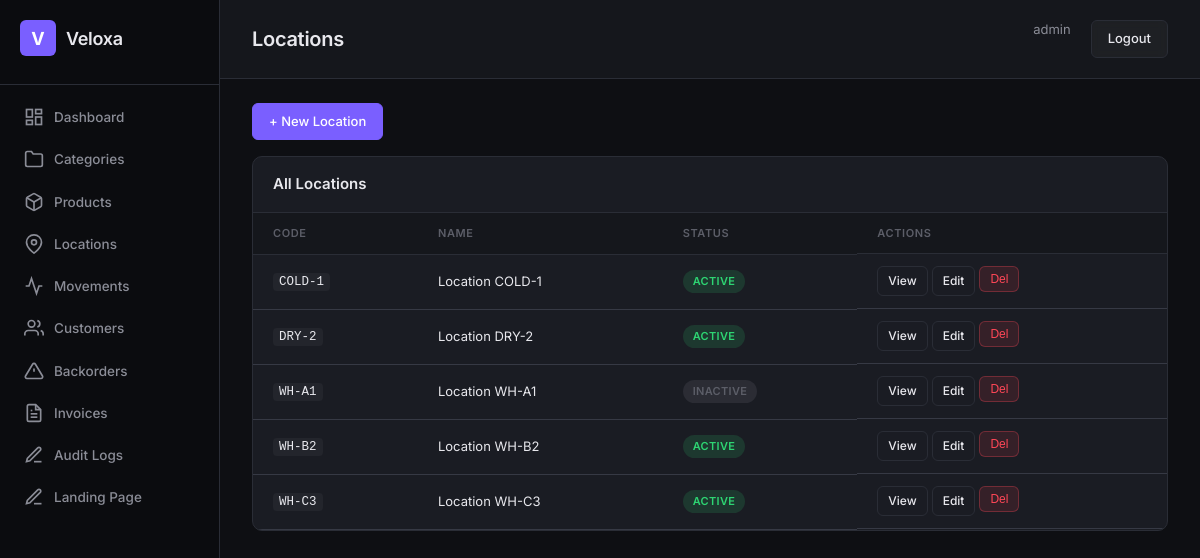
/locations/ (signed in), run on the app's committed database.
### apps/accounts/models.py (models this page shows, shortened)
class User(AbstractUser):
    objects = TenantAwareUserManager()
    ROLE_CHOICES = [
        ("super_admin", "Super Admin"),
        ("warehouse_manager", "Warehouse Manager"),
        ("auditor", "Auditor"),
        ("viewer", "Read-Only Viewer"),
    ]
    role = models.CharField(max_length=32, choices=ROLE_CHOICES, default="viewer")
    phone = models.CharField(max_length=20, blank=True)
    tenant = models.ForeignKey(
        "tenants.Tenant", on_delete=models.CASCADE,
        null=True, blank=True, related_name="users",
    )
    class Meta:
        db_table = "accounts_user"
        verbose_name = "User"
        verbose_name_plural = "Users"

### apps/warehouse/models/location.py (models this page shows, shortened)
class Location(models.Model):
    code = models.CharField(max_length=16, unique=True, db_index=True)
    name = models.CharField(max_length=255)
    is_active = models.BooleanField(default=True)
    tenant = models.ForeignKey(
        "tenants.Tenant", on_delete=models.CASCADE,
        null=True, blank=True, related_name="%(class)s_set",
    )
    objects = TenantAwareManager()
    class Meta:
        db_table = "warehouse_location"
        ordering = ["code"]

### config/views.py (the view)
# urls.py: path("locations/", views.location_list, name="location-list"),
@login_required
def location_list(request):
    return render(request, "locations.html", {"locations": Location.objects.all()})

### apps/accounts/models.py (called while the page is built)
    def get_queryset(self):
        from apps.tenants.utils import get_current_tenant_id
        qs = super().get_queryset()
        tenant_id = get_current_tenant_id()
        if tenant_id is not None:
            return qs.filter(tenant_id=tenant_id)
        return qs

### apps/tenants/managers.py (called while the page is built)
    def get_queryset(self):
        qs = super().get_queryset()
        tenant_id = get_current_tenant_id()
        if tenant_id is not None:
            return qs.filter(tenant_id=tenant_id)
        return qs

### apps/tenants/utils.py (called while the page is built)
def set_current_tenant(tenant):
    _thread_local.tenant = tenant

def get_current_tenant():
    return getattr(_thread_local, "tenant", None)

def get_current_tenant_id():
    tenant = get_current_tenant()
    return tenant.id if tenant else None

### templates/locations.html
{% extends 'base.html' %}{% block title %}Locations — Veloxa Warehouse{% endblock %}{% block page_title %}Locations{% endblock %}{% block active %}locations{% endblock %}
{% block content %}
<div style="margin-bottom:16px"><a href="{% url 'location-create' %}" class="btn btn-primary">+ New Location</a></div>
<div class="card"><div class="card-header"><h2>All Locations</h2></div><div class="card-body">
<table class="table"><thead><tr><th>Code</th><th>Name</th><th>Status</th><th class="actions-cell">Actions</th></tr></thead>
<tbody>{% for location in locations %}<tr><td><code>{{ location.code }}</code></td><td>{{ location.name }}</td><td>{% if location.is_active %}<span class="badge badge-success">Active</span>{% else %}<span class="badge badge-muted">Inactive</span>{% endif %}</td><td class="actions-cell"><a href="{% url 'location-detail' pk=location.pk %}" class="btn btn-sm">View</a><a href="{% url 'location-update' pk=location.pk %}" class="btn btn-sm">Edit</a><form method="post" action="{% url 'location-delete' pk=location.pk %}">{% csrf_token %}<button class="btn btn-sm btn-danger">Del</button></form></td></tr>{% empty %}<tr><td colspan="4" class="empty">No locations.</td></tr>{% endfor %}</tbody></table></div></div>
{% endblock %}

### templates/base.html (shortened to what this page needs)
{% load static %}
<!DOCTYPE html>
<html lang="en">
<head>
  <link rel="stylesheet" href="{% static 'css/style.css' %}">
</head>
<body>
  <div class="layout">
    <aside class="sidebar">
      <div class="sidebar-brand">
        <div class="brand-icon">V</div>
        <span class="brand-text">Veloxa</span>
      </div>
      <nav class="sidebar-nav">
        <a href="{% url 'dashboard' %}" class="nav-item {% if active == 'dashboard' %}active{% endif %}">
          <svg width="20" height="20" viewBox="0 0 24 24" fill="none" stroke="currentColor" stroke-width="2"><rect x="3" y="3" width="7" height="9"/><rect x="14" y="3" width="7" height="5"/><rect x="14" y="12" width="7" height="9"/><rect x="3" y="16" width="7" height="5"/></svg>
          Dashboard
        </a>
        <a href="{% url 'category-list' %}" class="nav-item {% if active == 'categories' %}active{% endif %}">
          <svg width="20" height="20" viewBox="0 0 24 24" fill="none" stroke="currentColor" stroke-width="2"><path d="M22 19a2 2 0 0 1-2 2H4a2 2 0 0 1-2-2V5a2 2 0 0 1 2-2h5l2 3h9a2 2 0 0 1 2 2z"/></svg>
          Categories
        </a>
        <a href="{% url 'product-list' %}" class="nav-item {% if active == 'products' %}active{% endif %}">
          Products
        </a>
        <a href="{% url 'location-list' %}" class="nav-item {% if active == 'locations' %}active{% endif %}">
          <svg width="20" height="20" viewBox="0 0 24 24" fill="none" stroke="currentColor" stroke-width="2"><path d="M21 10c0 7-9 13-9 13s-9-6-9-13a9 9 0 0 1 18 0z"/><circle cx="12" cy="10" r="3"/></svg>
          Locations
        </a>
        <a href="{% url 'movement-list' %}" class="nav-item {% if active == 'movements' %}active{% endif %}">
          <svg width="20" height="20" viewBox="0 0 24 24" fill="none" stroke="currentColor" stroke-width="2"><polyline points="22 12 18 12 15 21 9 3 6 12 2 12"/></svg>
          Movements
        </a>
        <a href="{% url 'customer-list' %}" class="nav-item {% if active == 'customers' %}active{% endif %}">
          <svg width="20" height="20" viewBox="0 0 24 24" fill="none" stroke="currentColor" stroke-width="2"><path d="M17 21v-2a4 4 0 0 0-4-4H5a4 4 0 0 0-4 4v2"/><circle cx="9" cy="7" r="4"/><path d="M23 21v-2a4 4 0 0 0-3-3.87"/><path d="M16 3.13a4 4 0 0 1 0 7.75"/></svg>
          Customers
        </a>
        <a href="{% url 'backorder-list' %}" class="nav-item {% if active == 'backorders' %}active{% endif %}">
          <svg width="20" height="20" viewBox="0 0 24 24" fill="none" stroke="currentColor" stroke-width="2"><path d="M10.29 3.86L1.82 18a2 2 0 0 0 1.71 3h16.94a2 2 0 0 0 1.71-3L13.71 3.86a2 2 0 0 0-3.42 0z"/><line x1="12" y1="9" x2="12" y2="13"/><line x1="12" y1="17" x2="12.01" y2="17"/></svg>
          Backorders
        </a>
        <a href="{% url 'invoice-list' %}" class="nav-item {% if active == 'invoices' %}active{% endif %}">
          <svg width="20" height="20" viewBox="0 0 24 24" fill="none" stroke="currentColor" stroke-width="2"><path d="M14 2H6a2 2 0 0 0-2 2v16a2 2 0 0 0 2 2h12a2 2 0 0 0 2-2V8z"/><polyline points="14 2 14 8 20 8"/><line x1="16" y1="13" x2="8" y2="13"/><line x1="16" y1="17" x2="8" y2="17"/><polyline points="10 9 9 9 8 9"/></svg>
          Invoices
        </a>
        <a href="{% url 'audit-log-list' %}" class="nav-item {% if active == 'audit' %}active{% endif %}">
          <svg width="20" height="20" viewBox="0 0 24 24" fill="none" stroke="currentColor" stroke-width="2"><path d="M12 20h9"/><path d="M16.5 3.5a2.121 2.121 0 0 1 3 3L7 19l-4 1 1-4L16.5 3.5z"/></svg>
          Audit Logs
        </a>
        <a href="{% url 'landing-manage' %}" class="nav-item {% if active == 'landing' %}active{% endif %}">
          <svg width="20" height="20" viewBox="0 0 24 24" fill="none" stroke="currentColor" stroke-width="2"><path d="M12 20h9"/><path d="M16.5 3.5a2.121 2.121 0 0 1 3 3L7 19l-4 1 1-4L16.5 3.5z"/></svg>
          Landing Page
        </a>
      </nav>
    </aside>
    <main class="main">
      <header class="topbar">
        <h1 class="page-title">{% block page_title %}Dashboard{% endblock %}</h1>
        <div class="topbar-right">
          <a href="{% url 'profile' %}" style="color:var(--text-secondary);font-size:13px;margin-right:12px;text-decoration:none">{{ request.user.username }}</a>
          <a href="{% url 'logout' %}" class="btn btn-glass">Logout</a>
        </div>
      </header>
      <div class="content">
        {% block content %}{% endblock %}
      </div>
    </main>
  </div>
</body>
</html>

### static/css/style.css (style rules this page uses)
:root { --bg-primary: #0e0f13; --bg-secondary: #15171c; --bg-card: #1a1c23; --bg-card-hover: #1f2129; --bg-sidebar: #0b0c0f; --border: #2a2d36; --border-light: #363944; --text-primary: #e8e8ed; --text-secondary: #8b8d97; --text-muted: #5c5e68; --accent: #7a5fff; --accent-hover: #6b50e8; --accent-glow: rgba(122, 95, 255, 0.15); --success: #2ed573; --warning: #ffa502; --danger: #ff4757; --info: #3b82f6; --radius: 10px; --radius-sm: 6px; --shadow: 0 2px 8px rgba(0,0,0,.3); }
* { margin: 0; padding: 0; box-sizing: border-box; }
body { font-family: "Inter", -apple-system, BlinkMacSystemFont, sans-serif; background: var(--bg-primary); color: var(--text-primary); font-size: 14px; line-height: 1.5; }
.layout { display: flex; min-height: 100vh; }
.sidebar { width: 220px; background: var(--bg-sidebar); border-right: 1px solid var(--border); padding: 0; display: flex; flex-direction: column; position: fixed; top: 0; left: 0; height: 100vh; z-index: 100; backdrop-filter: blur(12px); }
.sidebar-brand { display: flex; align-items: center; gap: 10px; padding: 20px 20px 28px; border-bottom: 1px solid var(--border); }
.brand-icon { width: 36px; height: 36px; background: var(--accent); border-radius: var(--radius-sm); display: flex; align-items: center; justify-content: center; font-weight: 700; font-size: 18px; color: #fff; }
.brand-text { font-size: 18px; font-weight: 600; letter-spacing: -.3px; }
.sidebar-nav { padding: 12px 10px; display: flex; flex-direction: column; gap: 2px; }
.nav-item { display: flex; align-items: center; gap: 10px; padding: 10px 14px; color: var(--text-secondary); text-decoration: none; border-radius: var(--radius-sm); font-size: 13.5px; font-weight: 500; transition: all .15s; }
.main { margin-left: 220px; flex: 1; padding: 0; }
.topbar { display: flex; align-items: center; justify-content: space-between; padding: 20px 32px; border-bottom: 1px solid var(--border); background: var(--bg-secondary); position: sticky; top: 0; z-index: 50; backdrop-filter: blur(8px); }
.page-title { font-size: 20px; font-weight: 600; letter-spacing: -.3px; }
.topbar-right { display: flex; gap: 8px; }
.content { padding: 24px 32px; }
.card { background: var(--bg-card); border: 1px solid var(--border); border-radius: var(--radius); overflow: hidden; }
.card-header { padding: 16px 20px; border-bottom: 1px solid var(--border); }
.card-header h2 { font-size: 15px; font-weight: 600; }
.card-body { padding: 0; }
.table { width: 100%; border-collapse: collapse; }
.table th { text-align: left; padding: 12px 20px; font-size: 11px; font-weight: 600; text-transform: uppercase; letter-spacing: .6px; color: var(--text-muted); border-bottom: 1px solid var(--border); background: var(--bg-secondary); }
.table td { padding: 12px 20px; border-bottom: 1px solid var(--border-light); font-size: 13px; }
.badge { display: inline-block; padding: 3px 10px; border-radius: 20px; font-size: 11px; font-weight: 600; letter-spacing: .3px; text-transform: uppercase; }
.badge-success { background: rgba(46, 213, 115, .15); color: var(--success); }
.badge-muted { background: rgba(92, 94, 104, .25); color: var(--text-muted); }
.btn { display: inline-flex; align-items: center; gap: 6px; padding: 8px 16px; border: 1px solid var(--border); border-radius: var(--radius-sm); background: var(--bg-card); color: var(--text-primary); font-size: 13px; font-weight: 500; cursor: pointer; transition: all .15s; text-decoration: none; }
.btn-glass { background: rgba(255,255,255,.04); backdrop-filter: blur(4px); }
code { font-family: "JetBrains Mono", "Fira Code", monospace; font-size: 12.5px; background: rgba(255,255,255,.04); padding: 2px 6px; border-radius: 4px; }
.btn-primary { background: var(--accent); color: #fff; border-color: var(--accent); }
.btn-danger { background: rgba(255,71,87,.12); color: var(--danger); border-color: rgba(255,71,87,.3); }
.btn-sm { padding: 5px 10px; font-size: 12px; }
.actions-cell { display: flex; gap: 4px; }

### data on the page
User: user.username "admin"
Location: code "COLD-1", name "Location COLD-1", is_active "ACTIVE"
Location: code "DRY-2", name "Location DRY-2", is_active "ACTIVE"
Location: code "WH-A1", name "Location WH-A1", is_active "INACTIVE"
Location: code "WH-B2", name "Location WH-B2", is_active "ACTIVE"
Location: code "WH-C3", name "Location WH-C3", is_active "ACTIVE"
